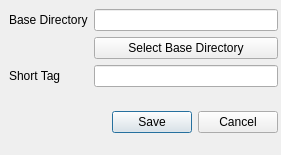
<?xml version="1.0" encoding="UTF-8"?>
<ui version="4.0">
 <class>NewProjectDialog</class>
 <widget class="QDialog" name="NewProjectDialog">
  <property name="geometry">
   <rect>
    <x>0</x>
    <y>0</y>
    <width>281</width>
    <height>155</height>
   </rect>
  </property>
  <property name="windowTitle">
   <string>Dialog</string>
  </property>
  <widget class="QWidget" name="verticalLayoutWidget">
   <property name="geometry">
    <rect>
     <x>9</x>
     <y>9</y>
     <width>269</width>
     <height>124</height>
    </rect>
   </property>
   <layout class="QVBoxLayout" name="verticalLayout">
    <item>
     <layout class="QFormLayout" name="formLayout">
      <property name="fieldGrowthPolicy">
       <enum>QFormLayout::AllNonFixedFieldsGrow</enum>
      </property>
      <item row="0" column="0">
       <widget class="QLabel" name="baseDirectoryLabel">
        <property name="text">
         <string>Base Directory</string>
        </property>
       </widget>
      </item>
      <item row="0" column="1">
       <widget class="QLineEdit" name="baseDirectoryLineEdit"/>
      </item>
      <item row="2" column="0">
       <widget class="QLabel" name="shortTagLabel">
        <property name="text">
         <string>Short Tag</string>
        </property>
       </widget>
      </item>
      <item row="2" column="1">
       <widget class="QLineEdit" name="shortTagLineEdit"/>
      </item>
      <item row="1" column="1">
       <widget class="QPushButton" name="baseDirectoryPushButton">
        <property name="text">
         <string>Select Base Directory</string>
        </property>
       </widget>
      </item>
     </layout>
    </item>
    <item>
     <widget class="QDialogButtonBox" name="buttonBox">
      <property name="orientation">
       <enum>Qt::Horizontal</enum>
      </property>
      <property name="standardButtons">
       <set>QDialogButtonBox::Cancel|QDialogButtonBox::Save</set>
      </property>
     </widget>
    </item>
   </layout>
  </widget>
 </widget>
 <resources/>
 <connections>
  <connection>
   <sender>buttonBox</sender>
   <signal>accepted()</signal>
   <receiver>NewProjectDialog</receiver>
   <slot>accept()</slot>
   <hints>
    <hint type="sourcelabel">
     <x>248</x>
     <y>254</y>
    </hint>
    <hint type="destinationlabel">
     <x>157</x>
     <y>274</y>
    </hint>
   </hints>
  </connection>
  <connection>
   <sender>buttonBox</sender>
   <signal>rejected()</signal>
   <receiver>NewProjectDialog</receiver>
   <slot>reject()</slot>
   <hints>
    <hint type="sourcelabel">
     <x>316</x>
     <y>260</y>
    </hint>
    <hint type="destinationlabel">
     <x>286</x>
     <y>274</y>
    </hint>
   </hints>
  </connection>
 </connections>
</ui>
